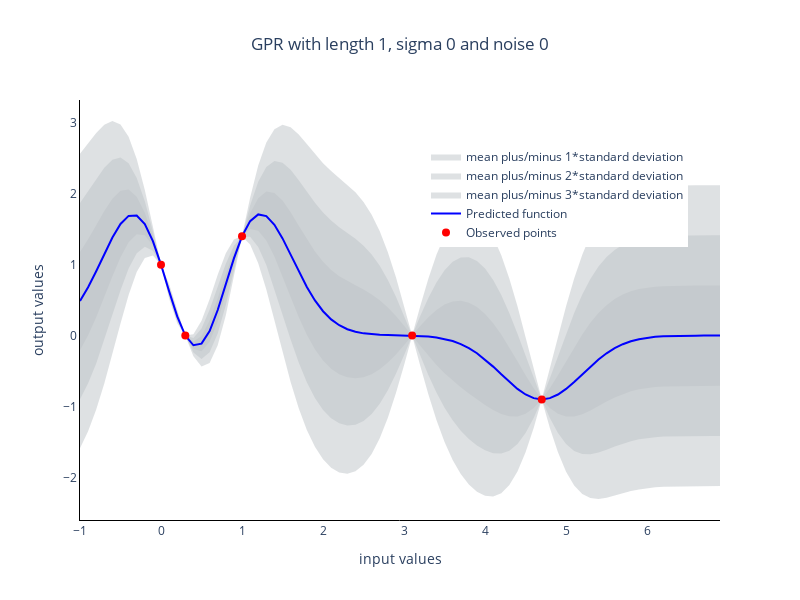

This figure's notebook cell:
### Code cell
model = GPR(x_values, y_values, SquaredExponentialKernel(sigma_f=0.5, length=.5))
data = plot_GPR(data_x=x_values, data_y=y_values, x=x, model=model)
fig4 = go.Figure(data=data)
fig4 = update_layout_of_graph(fig=fig4, title='GPR with length 1, sigma 0 and noise 0')

fig4.show()

### Figure 1 — Plotly figure (JSON) as saved in the notebook; plotly's stock layout.template omitted (floating-point values rounded to 4 significant figures; data arrays with more than 128 entries replaced by an {"elided": "..."} marker saying what was removed)
{"data": [{"fill": "toself", "fillcolor": "rgba(189,195,199,0.5)", "hoverinfo": "skip", "line": {"color": "rgba(200,200,200,0)"}, "name": "mean plus/minus 1*standard deviation", "showlegend": true, "visible": true, "x": {"elided": "160 float values"}, "y": {"elided": "160 float values"}, "type": "scatter"}, {"fill": "toself", "fillcolor": "rgba(189,195,199,0.5)", "hoverinfo": "skip", "line": {"color": "rgba(200,200,200,0)"}, "name": "mean plus/minus 2*standard deviation", "showlegend": true, "visible": true, "x": {"elided": "160 float values"}, "y": {"elided": "160 float values"}, "type": "scatter"}, {"fill": "toself", "fillcolor": "rgba(189,195,199,0.5)", "hoverinfo": "skip", "line": {"color": "rgba(200,200,200,0)"}, "name": "mean plus/minus 3*standard deviation", "showlegend": true, "visible": true, "x": {"elided": "160 float values"}, "y": {"elided": "160 float values"}, "type": "scatter"}, {"line": {"color": "blue", "width": 2}, "name": "Predicted function", "showlegend": true, "visible": true, "x": [-1.0, -0.9, -0.8, -0.7, -0.6, -0.5, -0.4, -0.3, -0.2, -0.1, 2.384e-07, 0.1, 0.2, 0.3, 0.4, 0.5, 0.6, 0.7, 0.8, 0.9, 1.0, 1.1, 1.2, 1.3, 1.4, 1.5, 1.6, 1.7, 1.8, 1.9, 2.0, 2.1, 2.2, 2.3, 2.4, 2.5, 2.6, 2.7, 2.8, 2.9, 3.0, 3.1, 3.2, 3.3, 3.4, 3.5, 3.6, 3.7, 3.8, 3.9, 4.0, 4.1, 4.2, 4.3, 4.4, 4.5, 4.6, 4.7, 4.8, 4.9, 5.0, 5.1, 5.2, 5.3, 5.4, 5.5, 5.6, 5.7, 5.8, 5.9, 6.0, 6.1, 6.2, 6.3, 6.4, 6.5, 6.6, 6.7, 6.8, 6.9], "y": [0.4869, 0.6806, 0.9067, 1.149, 1.383, 1.574, 1.687, 1.692, 1.573, 1.332, 1.0, 0.625, 0.2705, 2.419e-06, -0.1366, -0.1139, 0.06297, 0.3602, 0.7231, 1.089, 1.4, 1.613, 1.708, 1.685, 1.563, 1.37, 1.141, 0.9049, 0.6849, 0.4957, 0.3434, 0.2282, 0.1457, 0.08961, 0.05349, 0.03138, 0.01853, 0.01142, 0.007537, 0.005149, 0.002993, -4.058e-08, -0.004943, -0.01318, -0.02645, -0.04689, -0.077, -0.1194, -0.1762, -0.2489, -0.3368, -0.4374, -0.5455, -0.6533, -0.7516, -0.8307, -0.8822, -0.9, -0.8822, -0.8308, -0.7518, -0.6536, -0.5459, -0.4381, -0.3378, -0.2502, -0.1781, -0.1218, -0.08003, -0.05052, -0.03064, -0.01786, -0.009998, -0.005379, -0.00278, -0.00138, -0.0006586, -0.0003019, -0.000133, -5.627e-05], "type": "scatter"}, {"marker": {"color": "red", "size": 8}, "mode": "markers", "name": "Observed points", "showlegend": true, "visible": true, "x": [0.0, 0.3, 1.0, 3.1, 4.7], "y": [1.0, 0.0, 1.4, 0.0, -0.9], "type": "scatter"}], "layout": {"width": 800, "height": 600, "autosize": false, "plot_bgcolor": "rgba(0,0,0,0)", "title": {"text": "GPR with length 1, sigma 0 and noise 0", "x": 0.5, "xanchor": "center"}, "legend": {"yanchor": "top", "y": 0.9, "xanchor": "right", "x": 0.95}, "xaxis": {"title": {"text": "input values"}, "showline": true, "linewidth": 1, "linecolor": "black"}, "yaxis": {"title": {"text": "output values"}, "showline": true, "linewidth": 1, "linecolor": "black"}}}
